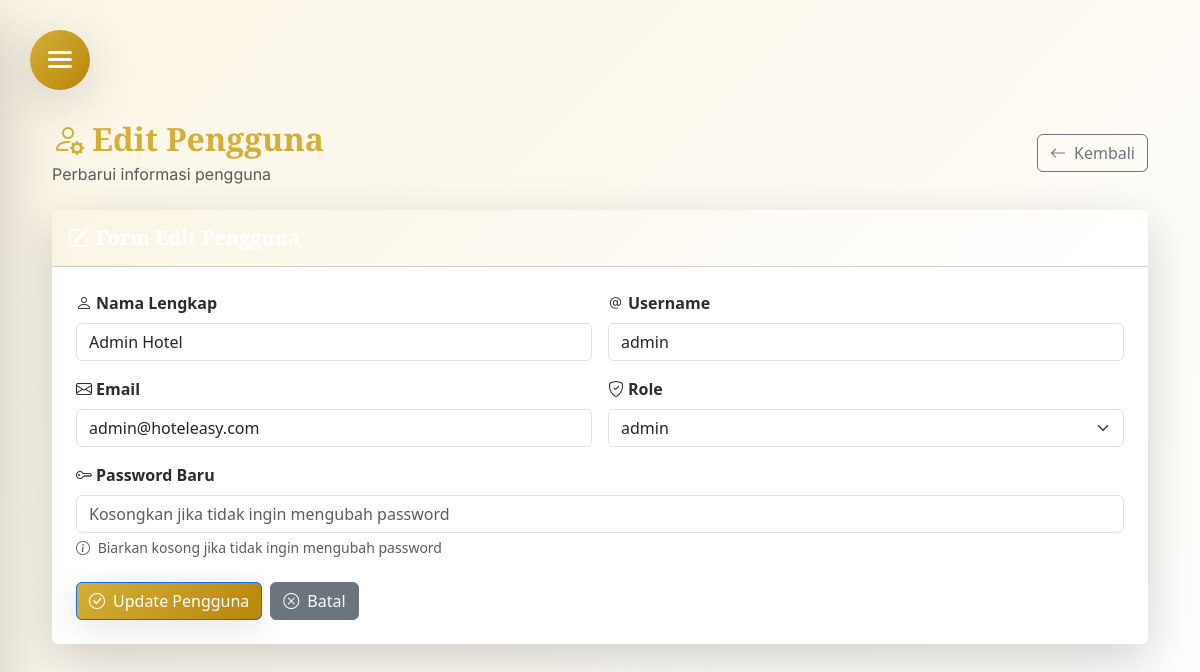
/admin/user_edit.php?id=1 (signed in), run on the app's committed database.
### tables this page shows
CREATE TABLE `users` (
  `id` int(11) NOT NULL,
  `username` varchar(50) NOT NULL,
  `password` varchar(255) NOT NULL,
  `nama_lengkap` varchar(100) NOT NULL,
  `email` varchar(100) DEFAULT NULL,
  `phone` varchar(20) DEFAULT NULL,
  `alamat` text DEFAULT NULL,
  `role_id` int(11) NOT NULL,
  `last_login` timestamp NULL DEFAULT NULL,
  `created_at` timestamp NULL DEFAULT current_timestamp(),
  `password_reset_token` varchar(255) DEFAULT NULL,
  `password_reset_expires` timestamp NULL DEFAULT NULL,
  `login_attempts` int(11) DEFAULT 0,
  `locked_until` timestamp NULL DEFAULT NULL
);

CREATE TABLE `roles` (
  `id` int(11) NOT NULL,
  `nama_role` varchar(50) NOT NULL,
  `deskripsi` text DEFAULT NULL
);

### admin/user_edit.php (the view, shortened to what this page needs)
<?php
include '../config/koneksi.php';
$id = $_GET['id'];
$result = mysqli_query($conn, "SELECT * FROM users WHERE id = $id");
$data = mysqli_fetch_assoc($result);
$roles = mysqli_query($conn, "SELECT * FROM roles");
?>
<!DOCTYPE html>
<html lang="id">
<head>
    <link rel="stylesheet" href="../assets/style.css">
    <link href="https://cdn.jsdelivr.net/npm/bootstrap@5.3.0/dist/css/bootstrap.min.css" rel="stylesheet">
    <link rel="stylesheet" href="https://cdn.jsdelivr.net/npm/bootstrap-icons@1.10.5/font/bootstrap-icons.css">
</head>
<body class="admin-body">
    <div class="main-content">
        <div class="container-fluid">
            <div class="d-flex justify-content-between align-items-center mb-4 fade-in-up">
                <div>
                    <h2 class="fw-bold text-gold mb-1">
                        <i class="bi bi-person-gear me-2"></i>Edit Pengguna
                    </h2>
                    <p class="text-muted mb-0">Perbarui informasi pengguna</p>
                </div>
                <a href="users.php" class="btn btn-outline-secondary">
                    <i class="bi bi-arrow-left me-2"></i>Kembali
                </a>
            </div>
            <div class="card border-0 shadow-lg fade-in-up">
                <div class="card-header bg-gradient-primary text-white py-3">
                    <h5 class="card-title mb-0 fw-bold">
                        <i class="bi bi-pencil-square me-2"></i>Form Edit Pengguna
                    </h5>
                </div>
                <div class="card-body p-4">
                    <form method="POST">
                        <div class="row g-3">
                            <div class="col-md-6">
                                <label for="nama_lengkap" class="form-label fw-bold">
                                    <i class="bi bi-person me-1"></i>Nama Lengkap
                                </label>
                                <input type="text" class="form-control" name="nama_lengkap"
                                       value="<?= htmlspecialchars($data['nama_lengkap']) ?>"
                                       placeholder="Masukkan nama lengkap" required>
                            </div>
                            <div class="col-md-6">
                                <label for="username" class="form-label fw-bold">
                                    <i class="bi bi-at me-1"></i>Username
                                </label>
                                <input type="text" class="form-control" name="username"
                                       value="<?= htmlspecialchars($data['username']) ?>"
                                       placeholder="Masukkan username" required>
                            </div>
                            <div class="col-md-6">
                                <label for="email" class="form-label fw-bold">
                                    <i class="bi bi-envelope me-1"></i>Email
                                </label>
                                <input type="email" class="form-control" name="email"
                                       value="<?= htmlspecialchars($data['email']) ?>"
                                       placeholder="Masukkan email" required>
                            </div>
                            <div class="col-md-6">
                                <label for="role_id" class="form-label fw-bold">
                                    <i class="bi bi-shield-check me-1"></i>Role
                                </label>
                                <select name="role_id" class="form-select" required>
                                    <?php while ($role = mysqli_fetch_assoc($roles)): ?>
                                        <option value="<?= $role['id'] ?>" <?= $data['role_id'] == $role['id'] ? 'selected' : '' ?>>
                                            <?= htmlspecialchars($role['nama_role']) ?>
                                        </option>
                                    <?php endwhile; ?>
                                </select>
                            </div>
                            <div class="col-12">
                                <label for="password" class="form-label fw-bold">
                                    <i class="bi bi-key me-1"></i>Password Baru
                                </label>
                                <input type="password" class="form-control" name="password"
                                       placeholder="Kosongkan jika tidak ingin mengubah password">
                                <div class="form-text">
                                    <i class="bi bi-info-circle me-1"></i>
                                    Biarkan kosong jika tidak ingin mengubah password
                                </div>
                            </div>
                        </div>
                        <div class="d-flex gap-2 mt-4">
                            <button type="submit" class="btn btn-primary">
                                <i class="bi bi-check-circle me-2"></i>Update Pengguna
                            </button>
                            <a href="users.php" class="btn btn-secondary">
                                <i class="bi bi-x-circle me-2"></i>Batal
                            </a>
                        </div>
                    </form>
                </div>
            </div>
        </div>
    </div>
</body>
</html>

### assets/style.css (style rules this page uses)
:root { --primary-gold: #d4af37; --primary-dark: #1a1a1a; --primary-green: #2c5530; --accent-cream: #faf5e5; --text-dark: #2c2c2c; --text-light: #666666; --glass-bg: rgba(255, 255, 255, 0.1); --glass-border: rgba(255, 255, 255, 0.2); --shadow-soft: 0 8px 32px rgba(0, 0, 0, 0.1); --shadow-medium: 0 12px 48px rgba(0, 0, 0, 0.15); --shadow-strong: 0 20px 64px rgba(0, 0, 0, 0.2); --transition-smooth: all 0.4s cubic-bezier(0.4, 0, 0.2, 1); --transition-fast: all 0.2s ease; --border-radius: 16px; --border-radius-lg: 24px; }
* { margin: 0; padding: 0; box-sizing: border-box; }
html { scroll-behavior: smooth; }
body { font-family: "Inter", sans-serif; background: linear-gradient(135deg, var(--accent-cream) 0%, #ffffff 100%); color: var(--text-dark); line-height: 1.6; overflow-x: hidden; }
h1, h2, h3, h4, h5, h6 { font-family: "Playfair Display", serif; font-weight: 600; color: var(--primary-dark); margin-bottom: 1rem; }
h2 { font-size: 2.8rem; line-height: 1.3; }
h5 { font-size: 1.4rem; line-height: 1.5; }
p { font-family: "Inter", sans-serif; color: var(--text-light); margin-bottom: 1rem; }
.main-content { margin-left: 0; min-height: 100vh; padding: 120px 40px 40px; transition: var(--transition-smooth); }
.form-control { border: 2px solid rgba(0, 0, 0, 0.1); border-radius: 12px; padding: 15px 20px; font-size: 1rem; transition: var(--transition-fast); background: rgba(255, 255, 255, 0.9); }
.form-label { font-weight: 600; color: var(--text-dark); margin-bottom: 8px; }
.btn { border-radius: 12px; padding: 15px 30px; font-weight: 600; font-size: 1rem; transition: var(--transition-fast); border: none; cursor: pointer; }
.btn-primary { background: linear-gradient(135deg, var(--primary-gold), #b8860b); color: white; box-shadow: var(--shadow-soft); }
.card { border: none; border-radius: var(--border-radius); box-shadow: var(--shadow-soft); transition: var(--transition-smooth); background: white; overflow: hidden; }
.card-header { background: linear-gradient(135deg, var(--accent-cream), white); border-bottom: 1px solid rgba(0, 0, 0, 0.1); padding: 20px; }
.card-body { padding: 25px; }
.text-gold { color: var(--primary-gold); }
.fade-in-up { animation: fadeInUp 0.6s ease-out; }

### data on the page
users: nama_lengkap "Admin Hotel", username "admin", email "admin@hoteleasy.com", role_id "admin"
